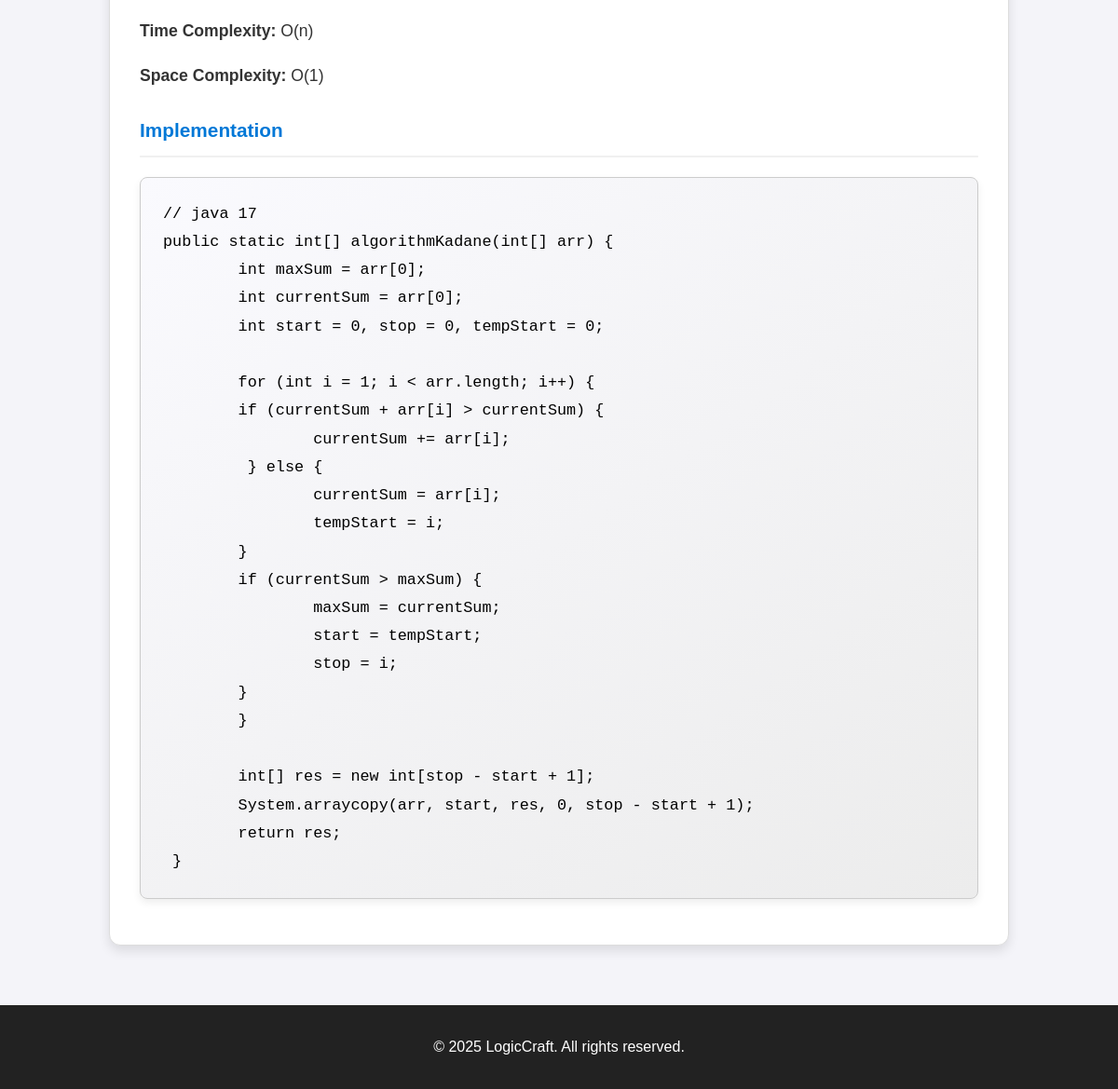
/alg/1/ (lower part), run on an earlier commit of the app's database.
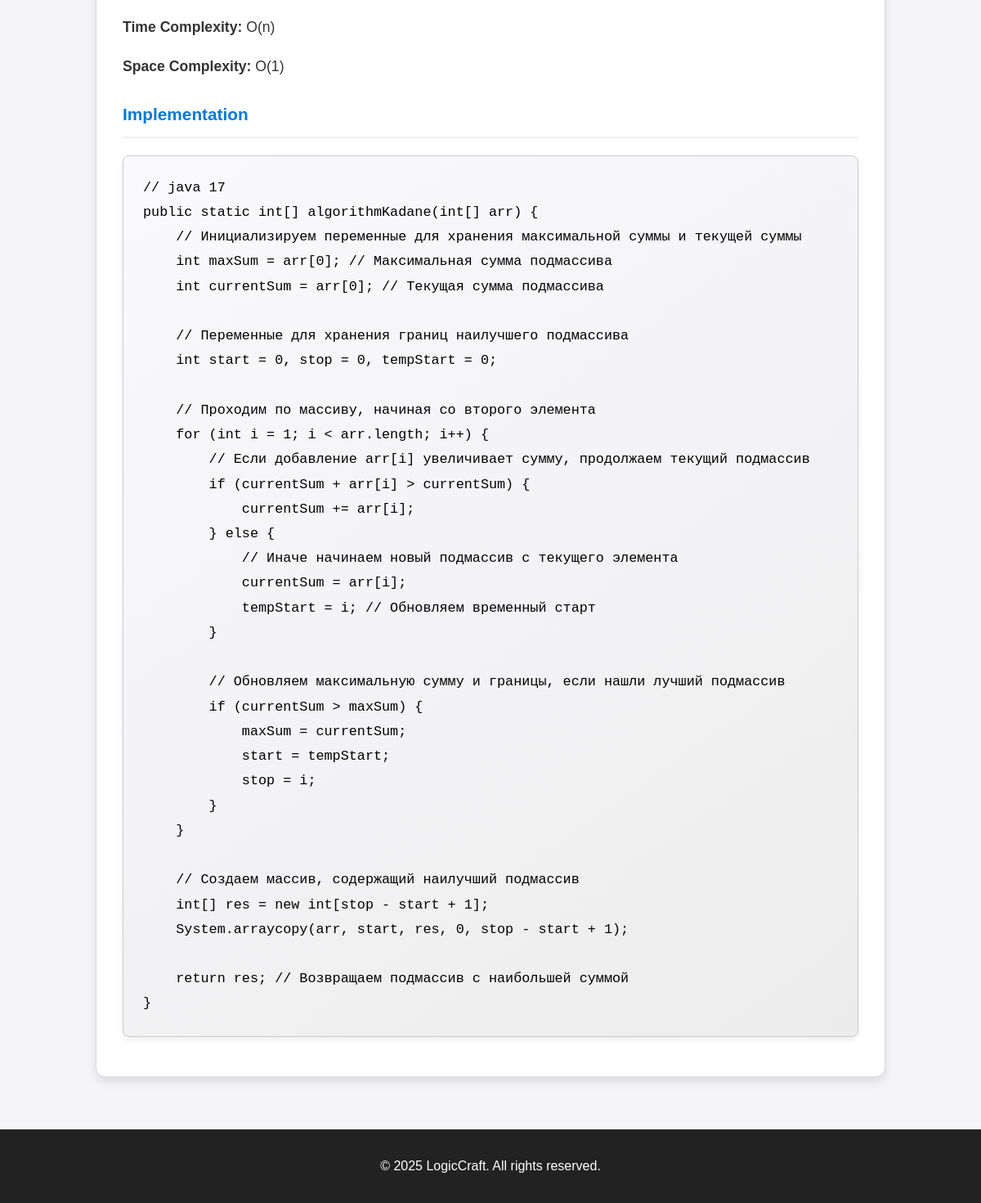
And on a later commit of the database.
### library/models.py (models this page shows, shortened)
class Algorithm(models.Model):
    name = models.CharField(max_length=255)
    description = models.TextField(blank=True, null=True)
    complexity_time = models.CharField(max_length=50, blank=True, null=True)
    complexity_space = models.CharField(max_length=50, blank=True, null=True)
    input_example = models.TextField(blank=True, null=True)
    output_example = models.TextField(blank=True, null=True)
    pseudocode = models.TextField(blank=True, null=True)
    implementation = models.TextField(blank=True, null=True)
    created_at = models.DateTimeField(auto_now_add=True)
    updated_at = models.DateTimeField(auto_now=True)
    categories = models.ManyToManyField(Category, related_name='algorithms')

### library/views.py (the view)
# urls.py: path('alg/<int:pk>/', views.AlgView.as_view(), name='alg'),
class AlgView(DetailView):
    model = Algorithm
    context_object_name = 'algorithm'
    template_name = 'library/alg_detail.html'

### library/templates/library/alg_detail.html (shortened to what this page needs)
{% extends 'index.html' %}
{% load static %}
{% block content %}
<div class="algorithm-detail">
    {% if algorithm.complexity_time %}
    <p><strong>Time Complexity:</strong> {{ algorithm.complexity_time }}</p>
    {% endif %}
    {% if algorithm.complexity_space %}
    <p><strong>Space Complexity:</strong> {{ algorithm.complexity_space }}</p>
    {% endif %}
    {% if algorithm.implementation %}
    <h3>Implementation</h3>
    <pre>{{ algorithm.implementation }}</pre>
    {% endif %}
</div>
{% endblock %}

### templates/index.html (shortened to what this page needs)
{% load static %}
<!DOCTYPE html>
<html lang="en">
<head>
    <link rel="stylesheet" href="{% static 'library/css/index.css' %}">
</head>
<body>
<main>
    {% block content %}{% endblock %}
</main>
<footer>
    <p>&copy; 2025 LogicCraft. All rights reserved.</p>
</footer>
</body>
</html>

### library/static/library/css/index.css (style rules this page uses)
body { font-family: Arial, sans-serif; line-height: 1.6; margin: 0; padding: 0; background-color: #f4f4f9; color: #333; }
main { padding: 2rem; }
footer { text-align: center; padding: 1rem; background: #222; color: #fff; margin-top: 2rem; }
.algorithm-detail { max-width: 900px; margin: auto; padding: 2rem; background: #fff; border: 1px solid #ddd; border-radius: 12px; box-shadow: 0 6px 12px rgba(0, 0, 0, 0.1); line-height: 1.8; font-family: 'Arial', sans-serif; }
.algorithm-detail p { margin: 1rem 0; font-size: 1.1rem; color: #333; }
.algorithm-detail strong { color: #333; font-weight: 700; }
.algorithm-detail h3 { margin-top: 1.5rem; font-size: 1.3rem; color: #0078d7; font-weight: 600; border-bottom: 2px solid #f0f0f0; padding-bottom: 0.5rem; }
.algorithm-detail pre { background: linear-gradient(145deg, #fafafe, #ececec); border: 1px solid #ccc; color: #000; padding: 1.5rem; font-family: 'Courier New', monospace; font-size: 1.05rem; overflow-x: auto; border-radius: 8px; box-shadow: 0 4px 8px rgba(0, 0, 0, 0.07); }

What changed in the data, as far as the page shows it:
changed Algorithm: implementation "…int[] algorithmKadane(int[] arr) { int maxSum = arr[0]; int currentSum = arr[0]; int start = 0, stop = 0, tempStart = 0; for (int i = 1; i < arr.length; i++) { if (currentSum + arr[i] > currentSum) { currentSum += arr[i]; } else { currentSum = arr[i]; tempStart = i; } if (currentSum > maxSum) { maxSum = currentSum; start = tempStart; stop = i; } } int[] res = new int[stop - start + 1]; System.arraycopy(arr, start, res, 0, stop - start + 1); return res; }" → "…int[] algorithmKadane(int[] arr) { // Инициализируем переменные для хранения максимальной суммы и текущей суммы int maxSum = arr[0]; // Максимальная сумма подмассива int currentSum = arr[0]; // Текущая сумма подмассива // Переменные для хранения границ наилучшего подмассива int start = 0, stop = 0, tempStart = 0; // Проходим по массиву, начиная со второго элемента for (int i = 1; i < arr.length; i++) { // Если добавление arr[i] увеличивает сумму, продолжаем текущий подмассив if (currentSum + arr[i] > currentSum) { currentSum += arr[i]; } else { // Иначе начинаем новый подмассив с текущего элемента currentSum = arr[i]; tempStart = i; // Обновляем временный старт } // Обновляем максимальную…"
